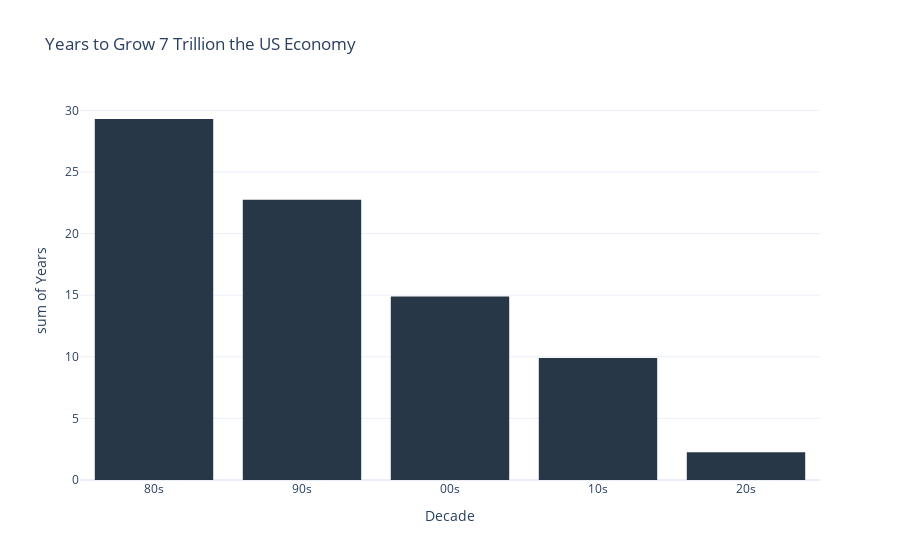

The notebook cell saved with this chart:
### Code cell
yrsfig= px.histogram(yrs, x= 'Decade', y='Years', title='Years to Grow 7 Trillion the US Economy', 
    color_discrete_sequence=['#283747'], template= 'plotly_white',)

yrsfig.show()

#ver mejores maneras de representar los datos

### Figure 1 — Plotly figure (JSON) as saved in the notebook; plotly's stock layout.template omitted (floating-point values rounded to 4 significant figures)
{"data": [{"alignmentgroup": "True", "bingroup": "x", "histfunc": "sum", "hovertemplate": "Decade=%{x}<br>sum of Years=%{y}<extra></extra>", "legendgroup": "", "marker": {"color": "#283747", "pattern": {"shape": ""}}, "name": "", "offsetgroup": "", "orientation": "v", "showlegend": false, "type": "histogram", "x": ["80s", "90s", "00s", "10s", "20s"], "xaxis": "x", "y": [29.3, 22.75, 14.9, 9.9, 2.25], "yaxis": "y"}], "layout": {"barmode": "relative", "legend": {"tracegroupgap": 0}, "title": {"text": "Years to Grow 7 Trillion the US Economy"}, "xaxis": {"anchor": "y", "domain": [0, 1], "title": {"text": "Decade"}}, "yaxis": {"anchor": "x", "domain": [0, 1], "title": {"text": "sum of Years"}}}}
